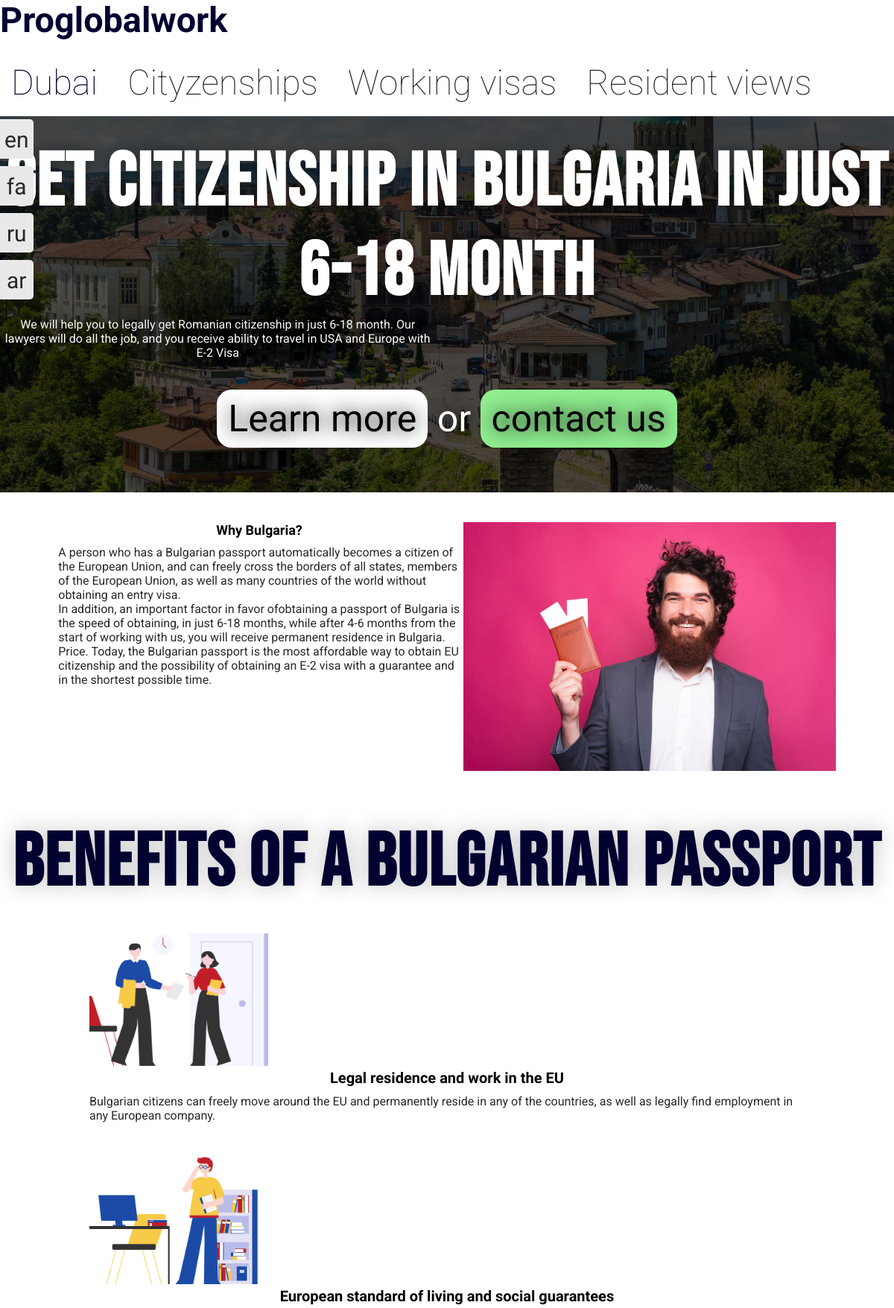
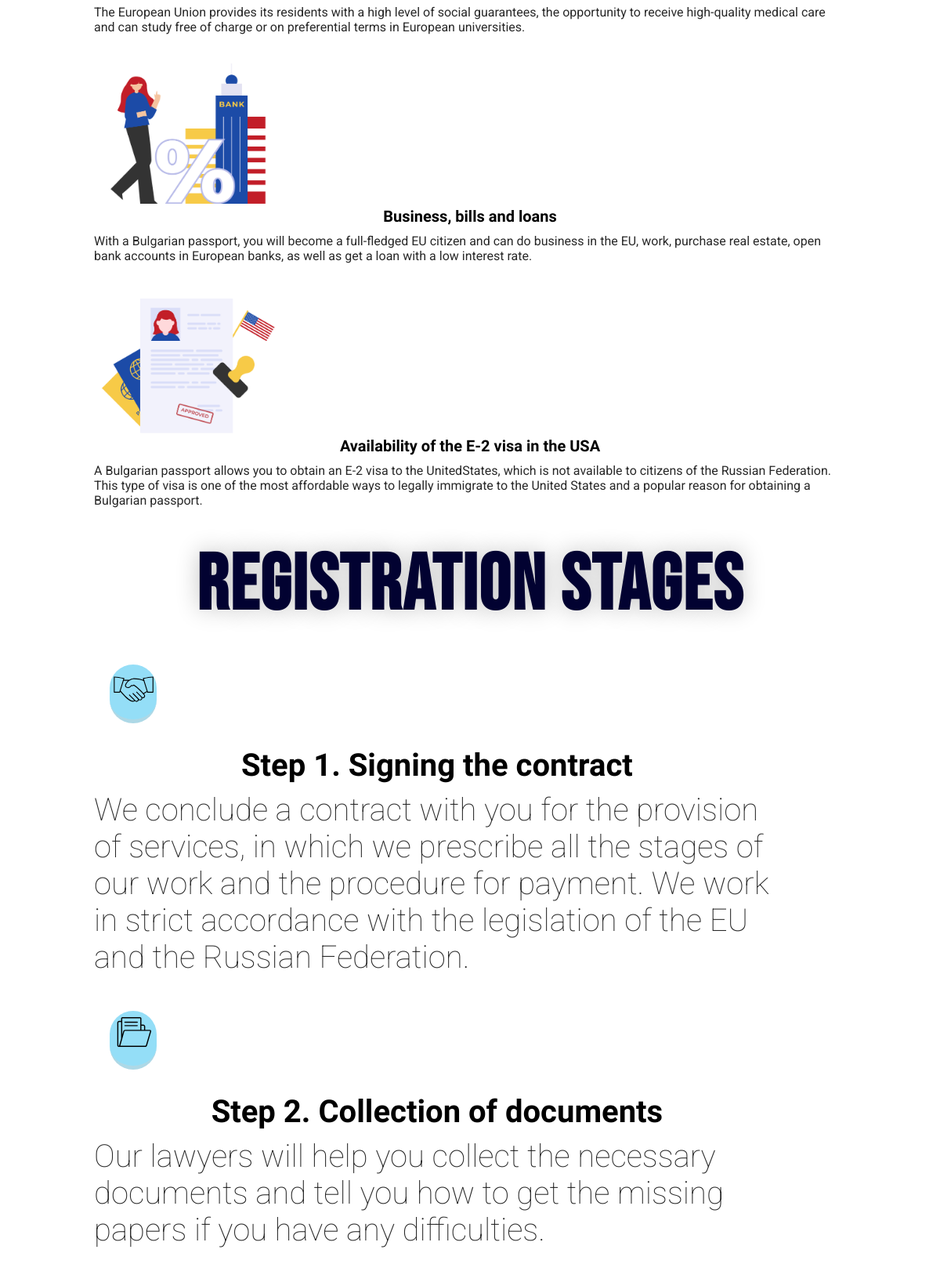
/citizen/bolgar/ (upper part), run on the app's committed database (2 pictures, top to bottom).
### main/models.py (models this page shows, shortened)
class Text(models.Model):
	related = models.ForeignKey(TextBlock, on_delete=models.CASCADE, related_name='texts')
	language = models.CharField(max_length=2)
	text = models.TextField(unique=True)
	source = models.BooleanField(default=False)

### main/views.py (the view)
# urls.py: path('citizen/bolgar/', views.citi_bolgar_eng, name='citi_bolgar_eng'),
def citi_bolgar_eng(request):
	return _render(request, 'sub/citizenship/bolgar_eng.html', from_page='citizenship for bolgaria')

### main/views.py (called while the page is built)
def get_texts(lang):
	texts = {}
	for block in TextBlock.objects.all():
		try:
			texts[block.title] = block.texts.filter(language=lang)[0]
		except IndexError:
			print('Missing text for "', block.title, '" for ', lang)
	return {'texts': texts}

def _render(req, template, context={}, from_page='any', req_form=True):
	lang = 'en'
	if 'lang' in req.COOKIES:
		if req.method == 'POST':
			form = RequestForm(req.POST)
			if form.is_valid():
				db_req = form.save(commit=False)
				db_req.from_page = from_page
				db_req.save()
		context['texts'] = get_texts(req.COOKIES['lang'])
		req = render(req, template, context)
	else:
		context['texts'] = get_texts(lang)
		req = render(req, template, context)
		req.set_cookie('lang', lang)
	context['req_form'] = RequestForm
	if req_form != True:
		del context['req_form']
	return req

### main/templates/sub/citizenship/bolgar_eng.html (shortened to what this page needs)
{% extends 'base.html' %}
{% load static %}
{% block content %}
<div class="content__title_back" style="
background: linear-gradient( rgba(0, 0, 0, 0.7), rgba(0, 0, 0, 0.7) ), url({% static 'imgs/bolgaria.jpg' %});
background-position: center;
background-repeat: no-repeat;
background-size: cover;
">
	<div class="centered" style="text-align: center;">
		<h1 style="color: white; text-shadow: 0 0 20px rgb(0, 0, 0, 0.4); max-width: 30ch;">
			{{ texts.texts.Bolgar_first_titile_h1.text }}
		</h1>
		<div style="max-width: 65ch;">
			{{ texts.texts.Romania_under_first_titile_div.text }}
		</div>
		<br>
		<br>
		<div class="tricky-but">
			<div>
				Learn more
			</div>
			 or
			<div>
				contact us
			</div>
		</div>
	</div>
</div>
<div class="content">
	<div class="centered">
		<br>
		<br>
		<div style="display: inline-block; vertical-align: top;">
			<h2>
				{{ texts.texts.Bolgar_why_romania_title.text }}
			</h2>
			<div style="max-width: 60ch;">
				{{ texts.texts.Bolgar_why_romania_text_div.text|linebreaks }}
			</div>
		</div>
		<div style="display: inline-block; vertical-align: top;">
			<img src="{% static 'imgs/pasport_owner.jpg' %}" alt="" style="width: 500px;">
		</div>
	</div>
</div>
<br>
<br>
<br>
<div class="content">
	<h1 class="centered">
		{{ texts.texts.Bolgar_Benefits_of_a_Bolgarian_passport.text }}
	</h1>
	<br>
	<div class="grid-master">
		<div>
			<div>
				<img src="{% static 'imgs/ligall.png' %}" alt="">
				<h2>
					{{ texts.texts.Legal_residence_and_work_in_the_EU.text }}
				</h2>
				<div>
					{{ texts.texts.Bolgar_Legal_residence_and_work_in_the_EU_text_div.text }}
				</div>
			</div>
		</div>
		<div>
			<div>
				<img src="{% static 'imgs/lifelevel.png' %}" alt="">
				<h2>
					{{ texts.texts.European_standard_of_living_and_social_guarantees.text }}
				</h2>
				<div>
					{{ texts.texts.European_standard_of_living_and_social_guarantees_text_div.text }}
				</div>
			</div>
		</div>
		<div>
			<div>
				<img src="{% static 'imgs/bussiness.png' %}" alt="">
				<h2>
					{{ texts.texts.Romania_Business_bills_and_loans.text }}
				</h2>
				<div>
					{{ texts.texts.Bolgar_Business_bills_and_loans_text_div.text }}
				</div>
			</div>
		</div>
		<div>
			<div>
				<img src="{% static 'imgs/visa_access.webp' %}" alt="">
				<h2>
					{{ texts.texts.Romania_Availability_of_the_E_2_visa_in_the_USA.text }}
				</h2>
				<div>
					{{ texts.texts.Bolgaria_Availability_of_the_E_2_visa_in_the_USA_text_div.text }}
				</div>
			</div>
		</div>
	</div>
</div>
<br>
<br>
<div class="content">
	<h1 class="centered">
		{{ texts.texts.Registration_stages.text }}
	</h1>
	<br>
	<div class="grid-master this-one">
		<div class="inline-bastards">
			<div style="padding: 20px;">
			</div>
			<div>
				<h2>
					{{ texts.texts.Step_1_Signing_the_contract.text }}
				</h2>
				<div style="max-width: 40ch; font-weight: 100;">
					{{ texts.texts.Step_1_Signing_the_contract_text_div.text }}
				</div>
			</div>
		</div>
		<div class="inline-bastards">
			<div style="padding: 20px;">
							</div>
			<div>
				<h2>
					{{ texts.texts.Step_2_Collection_of_documents.text }}
				</h2>
				<div style="max-width: 40ch; font-weight: 100;">
					{{ texts.texts.Step_2_Collection_of_documents_text.text }}
					</div>
				</div>
		</div>
		<div class="inline-bastards">
			<div style="padding: 20px;">
			</div>
		</div>
</div>
<br>
<br>
{% endblock %}

### main/static/css/style.css (style rules this page uses)
body { font-family: 'Roboto', sans-serif; color: rgb(40, 40, 40); font-size: 18px; }
* { margin: 0; padding: 0 }
.content { max-width: 1200px; margin: 0 auto; }
h1 { font-family: 'Bebas Neue', cursive; letter-spacing: 2px; font-size: 50px; color:rgb(2, 2, 49); text-shadow: 0px 0px 30px rgb(192, 192, 192); }
h2 { color: black; margin:0; margin-bottom: 10px; font-family: 'Raleway', sans-serif; font-size: 28px; }
.content__title_back { background-color: green; margin: 0rem 0 0px 0; padding: 30px 0rem 60px 0rem; color: white; text-shadow: 0px 0px 25px black; }
.centered { width: fit-content; margin: 0 auto; }
.tricky-but > div { display: inline-block; padding: 10px 15px 10px 15px; border-radius: 20px; background-color: white; color: black }
.tricky-but > div + div { background-color: lightgreen; }
.grid-master { display: grid; justify-content: center; grid-gap: 25px; grid-template-columns: repeat(auto-fill, minmax(200px, 250px)); }
.grid-master > div > div > img { width: 240px; }
.grid-master > div > div > h2 { font-size: 20px; }
.grid-master > div > div > svg { font-size: 20px; height: 60px; width: 60px; padding-bottom: 10px; border-bottom: 5px solid lightblue; }
svg.nice { background-color: rgb(148, 222, 247); border-radius: 100px; }
.inline-bastards > div { vertical-align: top; display: inline-block; }
.this-one { grid-template-columns: repeat(auto-fill, minmax(550px, 550px)); }
@media only screen and (max-device-width: 1200px) { body { overflow-x:auto; font-size: 16px; } }
@media only screen and (max-device-width: 1200px) { .grid-master { grid-template-columns: repeat(auto-fill, minmax(80%, 80%)); } }
@media only screen and (max-device-width: 1200px) { br { content: ""; display: block; height: 20px; } }
@media only screen and (max-device-width: 1200px) { h1 { font-size: 100px; } }
@media only screen and (max-device-width: 1200px) { h2 { font-size: 18px; text-align: center; } }
@media only screen and (max-device-width: 1200px) { h1 { text-align: center; } }
@media only screen and (max-device-width: 1200px) { .this-one > div { max-width: 200ch; border: none; } }
@media only screen and (max-device-width: 1200px) { .this-one > div > div { font-size: 40px; } }
@media only screen and (max-device-width: 1200px) { .this-one > div > div > h2 { font-size: 40px; } }
@media only screen and (max-device-width: 1200px) { .tricky-but { font-size: 50px !important; } }

### main/templates/base.html (style rules this page uses)
html { scroll-behavior: smooth; }

### data on the page
Text: texts.Bolgar_first_titile_h1.text "Get citizenship in bulgaria in just 6-18 month"
Text: texts.Romania_under_first_titile_div.text "We will help you to legally get Romanian citizenship in just 6-18 month. Our lawyers will do all the job, and you receive ability to travel in USA and Europe with E-2 Visa"
Text: texts.Bolgar_why_romania_title.text "Why Bulgaria?"
Text: texts.Bolgar_why_romania_text_div.text "A person who has a Bulgarian passport automatically becomes a citizen of the European Union, and can freely cross the borders of all states, members of the European Union, as well as many countries of the world without obtaining an entry visa. In addition, an important factor in favor ofobtaining a passport of Bulgaria is the speed of obtaining, in just 6-18 months, while after 4-6 months from the start of working with us, you will receive permanent residence in Bulgaria. Price. Today, the Bulgarian passport is the most affordable way to obtain EU citizenship and the possibility of obtaining an E-2 visa with a guarantee and in the shortest possible time."
Text: texts.Bolgar_Benefits_of_a_Bolgarian_passport.text "Benefits of a Bulgarian passport"
Text: texts.Legal_residence_and_work_in_the_EU.text "Legal residence and work in the EU"
Text: texts.Bolgar_Legal_residence_and_work_in_the_EU_text_div.text "Bulgarian citizens can freely move around the EU and permanently reside in any of the countries, as well as legally find employment in any European company."
Text: texts.European_standard_of_living_and_social_guarantees.text "European standard of living and social guarantees"
Text: texts.European_standard_of_living_and_social_guarantees_text_div.text "The European Union provides its residents with a high level of social guarantees, the opportunity to receive high-quality medical care and can study free of charge or on preferential terms in European universities."
Text: texts.Romania_Business_bills_and_loans.text "Business, bills and loans"
Text: texts.Bolgar_Business_bills_and_loans_text_div.text "With a Bulgarian passport, you will become a full-fledged EU citizen and can do business in the EU, work, purchase real estate, open bank accounts in European banks, as well as get a loan with a low interest rate."
Text: texts.Romania_Availability_of_the_E_2_visa_in_the_USA.text "Availability of the E-2 visa in the USA"
Text: texts.Bolgaria_Availability_of_the_E_2_visa_in_the_USA_text_div.text "A Bulgarian passport allows you to obtain an E-2 visa to the UnitedStates, which is not available to citizens of the Russian Federation. This type of visa is one of the most affordable ways to legally immigrate to the United States and a popular reason for obtaining a Bulgarian passport."
Text: texts.Registration_stages.text "Registration stages"
Text: texts.Step_1_Signing_the_contract.text "Step 1. Signing the contract"
Text: texts.Step_1_Signing_the_contract_text_div.text "We conclude a contract with you for the provision of services, in which we prescribe all the stages of our work and the procedure for payment. We work in strict accordance with the legislation of the EU and the Russian Federation."
Text: texts.Step_2_Collection_of_documents.text "Step 2. Collection of documents"
Text: texts.Step_2_Collection_of_documents_text.text "Our lawyers will help you collect the necessary documents and tell you how to get the missing papers if you have any difficulties."
